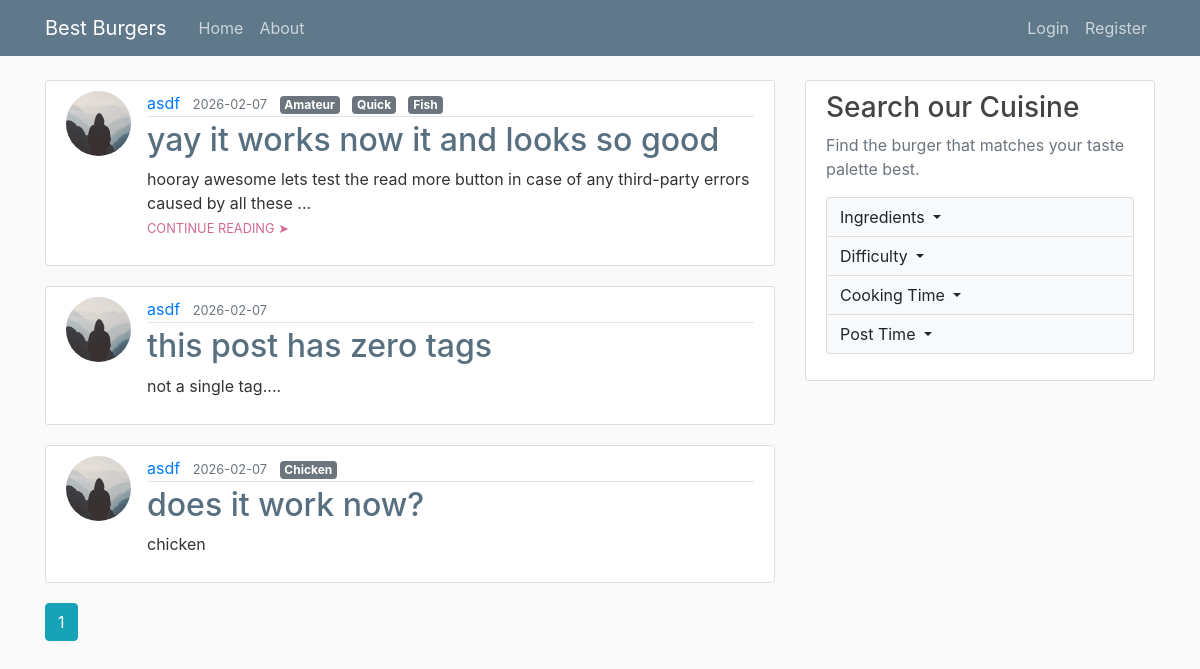
Page /home on the earlier database version.
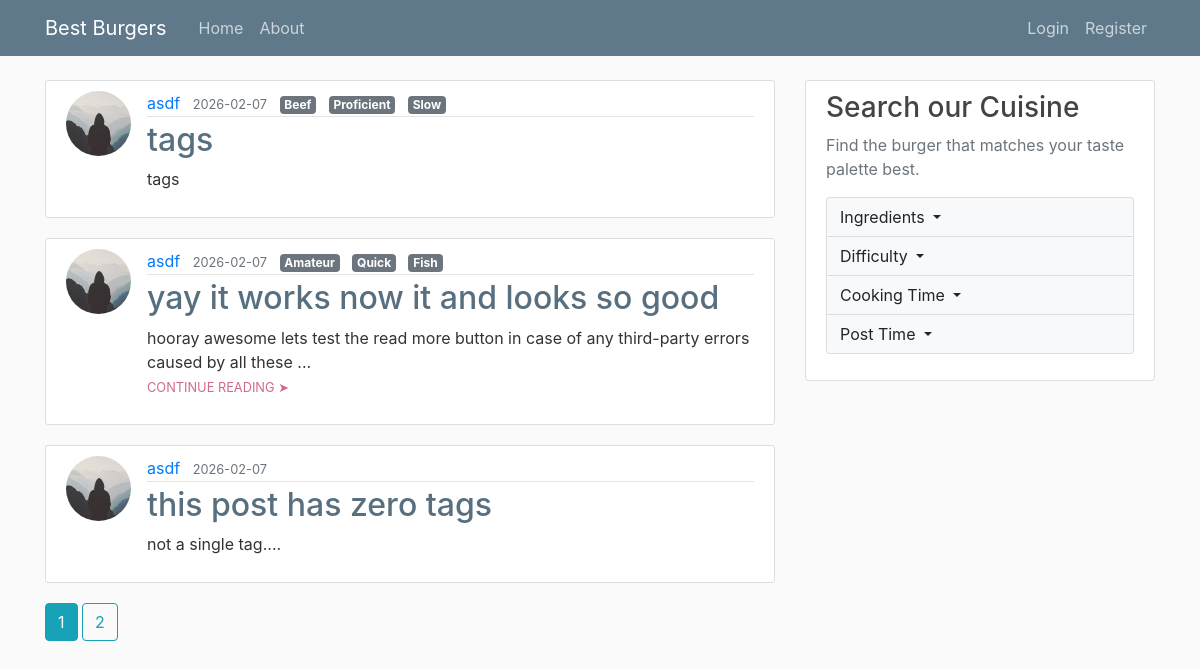
Same page on the later database version.
### flaskblog/models.py (models this page shows, shortened)
class Post(db.Model):
    id = db.Column(db.Integer, primary_key=True)
    title = db.Column(db.String(100), nullable=False)
    date_posted = db.Column(db.DateTime, nullable=False, default=datetime.utcnow)
    content = db.Column(db.Text, nullable=False)
    image_file = db.Column(db.String(20), nullable=True)
    tags = db.Column(db.String(200), nullable=True, default="")
    user_id = db.Column(db.Integer, db.ForeignKey('user.id'), nullable=False)

class User(db.Model, UserMixin):
    id = db.Column(db.Integer, primary_key=True)
    username = db.Column(db.String(20), unique=True, nullable=False)
    email = db.Column(db.String(120), unique=True, nullable=False)
    image_file = db.Column(db.String(20), nullable=False, default='default.jpg')
    password = db.Column(db.String(60), nullable=False)
    posts = db.relationship('Post', backref='author', lazy=True)

### flaskblog/main/routes.py (the view)
@main.route("/")
@main.route("/home")
def home():
    page = request.args.get('page', 1, type=int)
    posts = Post.query.order_by(Post.date_posted.desc()).paginate(page=page, per_page=3)
    return render_template('home.html', posts=posts)

### flaskblog/__init__.py (called while the page is built)
def create_app(config_class=Config):
    app = Flask(__name__)
    app.config.from_object(Config)
    db.init_app(app)
    bcrypt.init_app(app)
    login_manager.init_app(app)
    mail.init_app(app)
    from flaskblog.users.routes import users
    from flaskblog.posts.routes import posts
    from flaskblog.main.routes import main
    from flaskblog.errors.handlers import errors
    app.register_blueprint(users)
    app.register_blueprint(posts)
    app.register_blueprint(main)
    app.register_blueprint(errors)
    @app.context_processor
    def inject_tag_labels():
        return dict(tag_labels=TAG_LABELS)
    return app

### flaskblog/templates/home.html (shortened to what this page needs)
{% extends "layout.html" %}
{% block content %}
    {% for post in posts.items %}
        <article class="media content-section">
          <img class="rounded-circle article-img" src="{{ url_for('static', filename='profile_pics/' + post.author.image_file) }}">
          <div class="media-body">
            <div class="article-metadata">
              <a class="mr-2" href="{{ url_for('users.user_posts', username=post.author.username) }}">{{ post.author.username }}</a>
              <small class="text-muted">{{ post.date_posted.strftime('%Y-%m-%d') }}</small>
              {% for tag in post.tags.split(',') %}
                <span class="badge badge-secondary ml-2">{{ tag_labels.get(tag, tag) }}</span>
              {% endfor %}
            </div>
            <h2><a class="article-title" href="{{ url_for('posts.post', post_id=post.id) }}">{{ post.title }}</a></h2>
            {% if post.content|length > 100 %}
              <p class="article-content"> {{ post.content[:100] }}...
                <small><a class="article-read-more" href="{{ url_for('posts.post', post_id=post.id) }}">CONTINUE READING ➤</a></small> </p>
              {% else %}
                <p class="article-content">{{ post.content }}</p>
            {% endif %}
          </div>
        </article>
    {% endfor %}
    {% for page_num in posts.iter_pages(left_edge=1, right_edge=1, left_current=1, right_current=2) %}
      {% if page_num %}
        {% if posts.page == page_num %}
          <a class="btn btn-info mb-4" href="{{ url_for('main.home', page=page_num) }}">{{ page_num }}</a>
        {% else %}
          <a class="btn btn-outline-info mb-4" href="{{ url_for('main.home', page=page_num) }}">{{ page_num }}</a>
        {% endif %}
      {% else %}
        ...
      {% endif %}
    {% endfor %}
{% endblock content %}

### flaskblog/templates/layout.html (shortened to what this page needs)
<!DOCTYPE html>
<html>
<head>
    <link rel="stylesheet" href="https://maxcdn.bootstrapcdn.com/bootstrap/4.0.0/css/bootstrap.min.css">
    <link rel="stylesheet" type="text/css" href="{{ url_for('static', filename='main.css') }}">
</head>
<body>
    <header class="site-header">
      <nav class="navbar navbar-expand-md navbar-dark bg-steel fixed-top">
        <div class="container">
          <a class="navbar-brand mr-4" href="/">Best Burgers</a>
          <div class="collapse navbar-collapse" id="navbarToggle">
            <div class="navbar-nav mr-auto">
              <a class="nav-item nav-link" href="{{ url_for('main.home') }}">Home</a>
              <a class="nav-item nav-link" href="{{ url_for('main.about') }}">About</a>
            </div>
            <div class="navbar-nav">
              {% if current_user.is_authenticated %}
                <a class="nav-item nav-link" href="{{ url_for('posts.new_post') }}">New Post</a>
                <a class="nav-item nav-link" href="{{ url_for('users.account') }}">Account</a>
                <a class="nav-item nav-link" href="{{ url_for('users.logout') }}">Logout</a>
              {% else %}
                <a class="nav-item nav-link" href="{{ url_for('users.login') }}">Login</a>
                <a class="nav-item nav-link" href="{{ url_for('users.register') }}">Register</a>
              {% endif %}
            </div>
          </div>
        </div>
      </nav>
    </header>
    <main role="main" class="container">
      <div class="row">
        <div class="col-md-8">
          {% block content %}{% endblock %}
        </div>
        <div class="col-md-4">
          <div class="content-section">
            <h3>Search our Cuisine</h3>
            <p class='text-muted'>Find the burger that matches your taste palette best.
              <ul class="list-group">
                <li class="list-group-item list-group-item-light p-0">
                  <div class="dropdown w-100">
                    <button class="btn btn-light dropdown-toggle w-100 text-left" type="button" data-toggle="dropdown">
                      Ingredients
                      </button>
                  </div>
                </li>
                <li class="list-group-item list-group-item-light p-0">
                  <div class="dropdown w-100">
                    <button class="btn btn-light dropdown-toggle w-100 text-left" type="button" data-toggle="dropdown">
                      Difficulty
                      </button>
                  </div>
                </li>
                <li class="list-group-item list-group-item-light p-0">
                  <div class="dropdown w-100">
                    <button class="btn btn-light dropdown-toggle w-100 text-left" type="button" data-toggle="dropdown">
                      Cooking Time
                      </button>
                  </div>
                </li>
                <li class="list-group-item list-group-item-light p-0">
                  <div class="dropdown w-100">
                    <button class="btn btn-light dropdown-toggle w-100 text-left" type="button" data-toggle="dropdown">
                      Post Time
                      </button>
                  </div>
                </li>
              </ul>
            </p>
          </div>
        </div>
      </div>
    </main>
</body>
</html>

### flaskblog/static/main.css (style rules this page uses)
body { background: #fafafa; color: #333333; margin-top: 5rem; }
h1, h2, h3, h4, h5, h6 { color: #444444; }
.bg-steel { background-color: #5f788a; }
.site-header .navbar-nav .nav-link { color: #cbd5db; }
.content-section { background: #ffffff; padding: 10px 20px; border: 1px solid #dddddd; border-radius: 3px; margin-bottom: 20px; }
.article-title { color: #576F7F; }
.article-content { white-space: pre-line; }
.article-read-more { color: #d16993; }
.article-img { height: 65px; width: 65px; margin-right: 16px; }
.article-metadata { padding-bottom: 1px; margin-bottom: 4px; border-bottom: 1px solid #e3e3e3 }

Differences in the rows shown:
no longer on this page (row unchanged): Post: image_file (placeholder picture), author.username "asdf", date_posted "2026-02-07", get "Chicken", title "does it work now?", content "chicken"
added Post: image_file (placeholder picture), author.username "asdf", date_posted "2026-02-07", get "Beef" "Proficient" "Slow", title "tags", content "tags"
Other differences:
new list line: "2"
